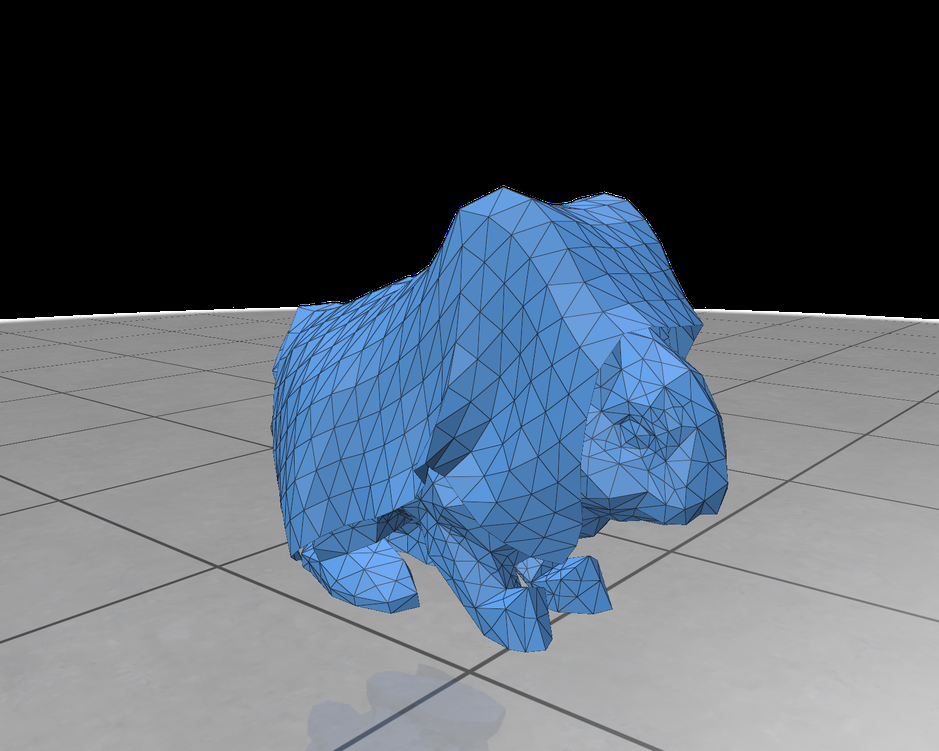
#> input picture examples/11_bunny_cloth/image.png, 939 x 751 px, shrunk from 1600 x 1280 before the run
$ python post_shadow.py ../../../../examples/11_bunny_cloth/image.png ../../../../examples/11_bunny_cloth/image.png 1.0 1.0 1.0
#> lines starting #> are read from the running program, lines starting #| are printed output that depends on the picture
# Soften the shadow-catcher shadow of a transparent render.
#   combined.png : render with shadow catcher (object + shadow), straight alpha
#   mask.png     : same view with the ground hidden -> object coverage only
# Over-compositing: premult(combined) = premult(object) since the shadow is black,
# so only the alpha outside the object changes: blur + lighten the shadow alpha.
# usage: python post_shadow.py combined.png mask.png [strength] [blur_px] [falloff]
#   falloff > 1 keeps the peak darkness but shortens the shadow's tail
import sys
import cv2
import numpy as np

comb_p, mask_p = sys.argv[1], sys.argv[2]
strength = float(sys.argv[3]) if len(sys.argv) > 3 else 0.55
blur = float(sys.argv[4]) if len(sys.argv) > 4 else 10.0
falloff = float(sys.argv[5]) if len(sys.argv) > 5 else 1.0

comb = cv2.imread(comb_p, cv2.IMREAD_UNCHANGED).astype(np.float64) / 65535.0
mask = cv2.imread(mask_p, cv2.IMREAD_UNCHANGED).astype(np.float64) / 65535.0
A, M = comb[..., 3], mask[..., 3]
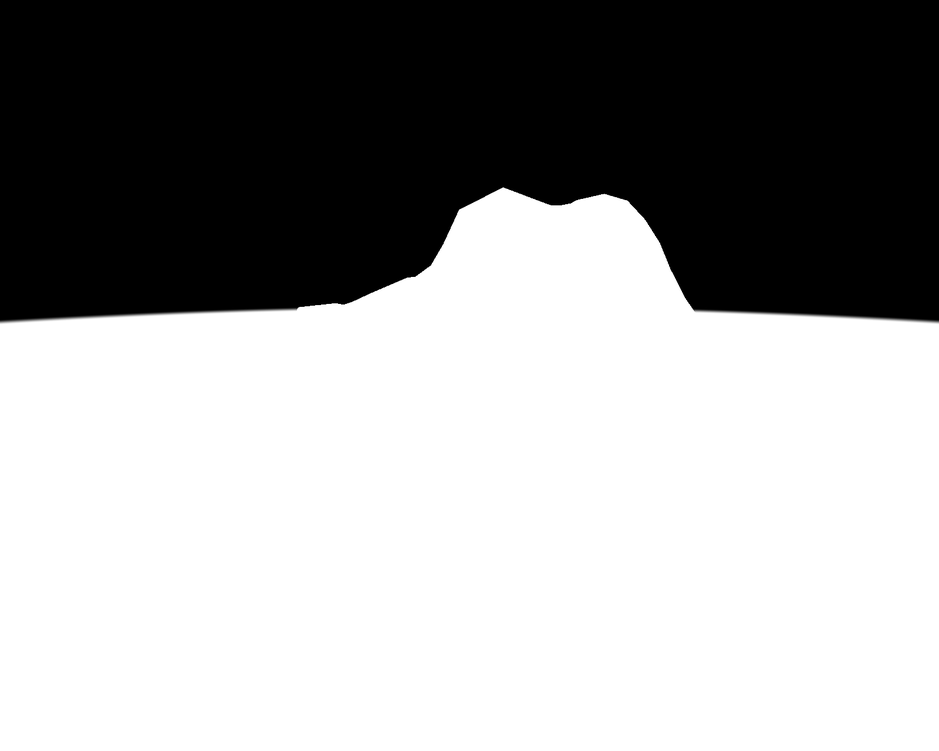
#> A: shape (751, 939) float64; min 0, max 0.00389, mean 0.00242; drawn with min black and max white
premult = comb[..., :3] * A[..., None]

# shadow alpha behind the object, extended under it (object pixels: assume the
# shadow continues smoothly) so the blur doesn't create a halo at the silhouette
S = np.clip((A - M) / np.maximum(1 - M, 1e-4), 0, 1)
#> S: shape (751, 939) float64; every value is 0
S[M > 0.5] = np.nan
fill = cv2.dilate(np.nan_to_num(S, nan=0.0), np.ones((5, 5)), iterations=6)
S = np.where(np.isnan(S), fill, S)
S = cv2.GaussianBlur(S, (0, 0), blur)
peak = max(S.max(), 1e-6)
#> peak = 1e-06
S = strength * peak * (S / peak) ** falloff

alpha = M + (1 - M) * S
rgb = np.where(alpha[..., None] > 1e-6, premult / np.maximum(alpha[..., None], 1e-6), 0)
out = np.concatenate([np.clip(rgb, 0, 1), alpha[..., None]], -1)
cv2.imwrite(comb_p, np.round(out * 65535).astype(np.uint16))
